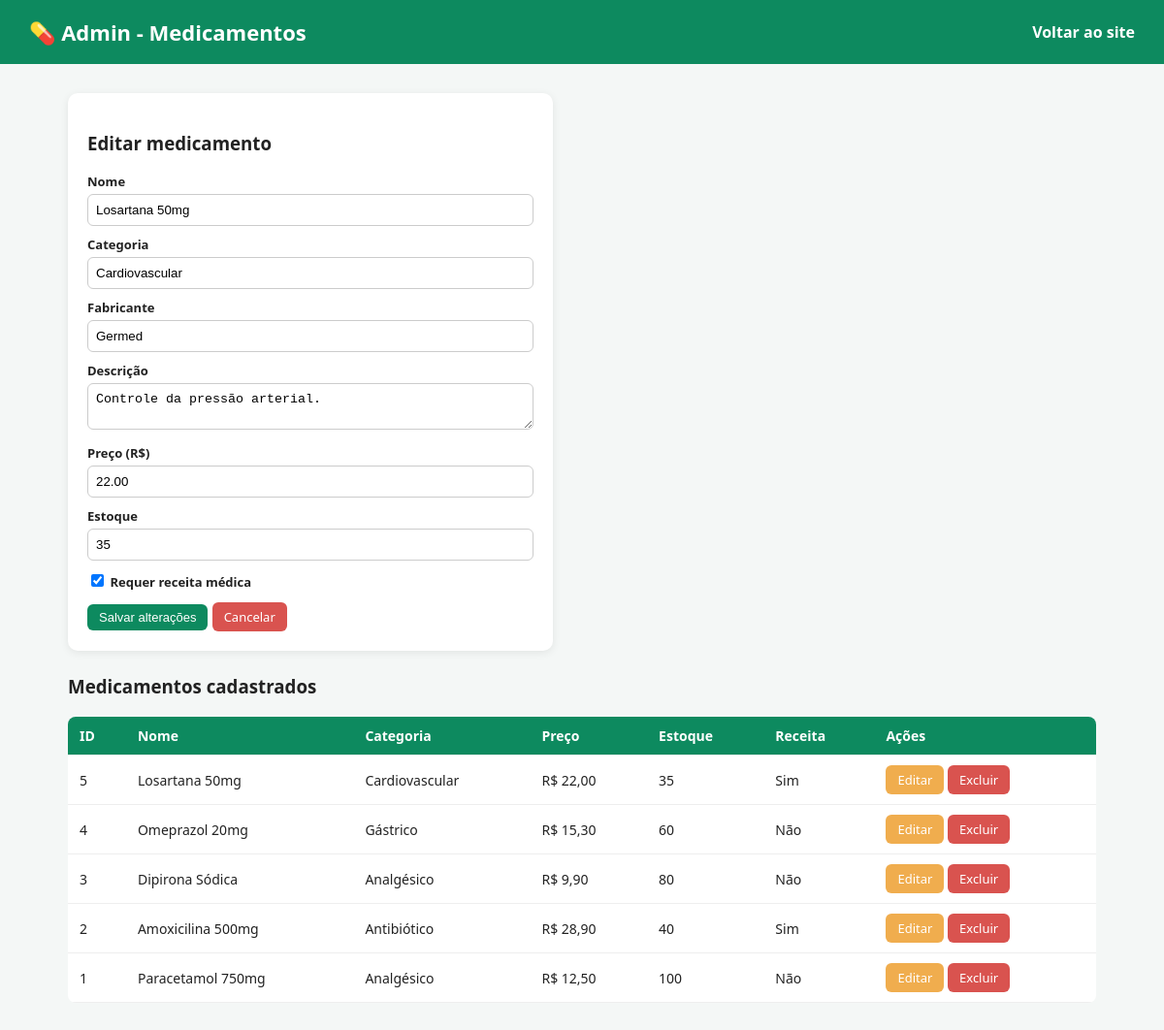
The page /crud_medicamentos.php?editar=5 on the database its author committed.
### tables this page shows
CREATE TABLE IF NOT EXISTS medicamentos (
    id INT AUTO_INCREMENT PRIMARY KEY,
    nome VARCHAR(150) NOT NULL,
    categoria VARCHAR(80) NOT NULL,
    fabricante VARCHAR(120) NOT NULL,
    descricao TEXT,
    preco DECIMAL(10,2) NOT NULL,
    estoque INT NOT NULL DEFAULT 0,
    precisa_receita TINYINT(1) NOT NULL DEFAULT 0,
    imagem VARCHAR(255) DEFAULT 'sem-imagem.png',
    criado_em TIMESTAMP DEFAULT CURRENT_TIMESTAMP
);

### crud_medicamentos.php (the view, shortened to what this page needs)
<?php
require_once "config.php";
$editando = null;
if (isset($_GET['editar'])) {
    $stmt = $pdo->prepare("SELECT * FROM medicamentos WHERE id=?");
    $stmt->execute([(int)$_GET['editar']]);
    $editando = $stmt->fetch(PDO::FETCH_ASSOC);
}
$lista = $pdo->query("SELECT * FROM medicamentos ORDER BY id DESC")->fetchAll(PDO::FETCH_ASSOC);
?>
<!DOCTYPE html>
<html lang="pt-br">
<head><meta charset="UTF-8"><title>CRUD Medicamentos</title><link rel="stylesheet" href="css/style.css"></head>
<body>
<header><h1>💊 Admin - Medicamentos</h1><nav><a href="index.php">Voltar ao site</a></nav></header>
<div class="container">
    <form class="form-box" method="post">
        <h3><?= $editando ? 'Editar medicamento' : 'Novo medicamento' ?></h3>
        <label>Nome</label>
        <input type="text" name="nome" required value="<?= htmlspecialchars($editando['nome'] ?? '') ?>">
        <label>Categoria</label>
        <input type="text" name="categoria" required value="<?= htmlspecialchars($editando['categoria'] ?? '') ?>">
        <label>Fabricante</label>
        <input type="text" name="fabricante" required value="<?= htmlspecialchars($editando['fabricante'] ?? '') ?>">
        <label>Descrição</label>
        <textarea name="descricao"><?= htmlspecialchars($editando['descricao'] ?? '') ?></textarea>
        <label>Preço (R$)</label>
        <input type="text" name="preco" required value="<?= htmlspecialchars($editando['preco'] ?? '') ?>">
        <label>Estoque</label>
        <input type="number" name="estoque" required value="<?= htmlspecialchars($editando['estoque'] ?? 0) ?>">
        <label><input type="checkbox" name="precisa_receita" style="width:auto; display:inline;" <?= (!empty($editando['precisa_receita'])) ? 'checked' : '' ?>> Requer receita médica</label>
        <button class="btn btn-add" type="submit" style="margin-top:14px;"><?= $editando ? 'Salvar alterações' : 'Cadastrar' ?></button>
        <?php if ($editando): ?><a href="crud_medicamentos.php" class="btn btn-del">Cancelar</a><?php endif; ?>
    </form>
    <h3>Medicamentos cadastrados</h3>
    <table>
        <tr><th>ID</th><th>Nome</th><th>Categoria</th><th>Preço</th><th>Estoque</th><th>Receita</th><th>Ações</th></tr>
        <?php foreach ($lista as $m): ?>
        <tr>
            <td><?= $m['id'] ?></td>
            <td><?= htmlspecialchars($m['nome']) ?></td>
            <td><?= htmlspecialchars($m['categoria']) ?></td>
            <td>R$ <?= number_format($m['preco'],2,',','.') ?></td>
            <td><?= $m['estoque'] ?></td>
            <td><?= $m['precisa_receita'] ? 'Sim' : 'Não' ?></td>
            <td>
                <a class="btn btn-edit" href="?editar=<?= $m['id'] ?>">Editar</a>
                <a class="btn btn-del" href="?excluir=<?= $m['id'] ?>" onclick="return confirm('Excluir este medicamento?');">Excluir</a>
            </td>
        </tr>
        <?php endforeach; ?>
    </table>
</div>
</body>
</html>

### style.css (style rules this page uses)
* { box-sizing: border-box; }
body { font-family: 'Segoe UI', Arial, sans-serif; margin: 0; background: #f4f7f6; color: #222; }
header { background: #0d8a5f; color: #fff; padding: 18px 30px; display: flex; justify-content: space-between; align-items: center; }
header h1 { margin: 0; font-size: 22px; }
nav a { color: #fff; margin-left: 18px; text-decoration: none; font-weight: 600; }
.container { max-width: 1100px; margin: 30px auto; padding: 0 20px; }
table { width: 100%; border-collapse: collapse; background: #fff; border-radius: 8px; overflow: hidden; }
table th, table td { padding: 10px 12px; border-bottom: 1px solid #eee; text-align: left; font-size: 14px; }
table th { background: #0d8a5f; color: #fff; }
.btn { display: inline-block; padding: 6px 12px; border-radius: 6px; font-size: 13px; text-decoration: none; color: #fff; border: none; cursor: pointer; }
.btn-add { background: #0d8a5f; }
.btn-edit { background: #f0ad4e; }
.btn-del { background: #d9534f; }
form.form-box { background: #fff; padding: 20px; border-radius: 10px; max-width: 500px; margin-bottom: 24px; box-shadow: 0 2px 8px rgba(0,0,0,0.08); }
form.form-box label { display: block; margin-top: 10px; font-size: 13px; font-weight: 600; }
form.form-box input, form.form-box select, form.form-box textarea { width: 100%; padding: 8px; margin-top: 4px; border: 1px solid #ccc; border-radius: 6px; }

### rows shown on the page
medicamentos: nome "Losartana 50mg", categoria "Cardiovascular", fabricante "Germed", descricao "Controle da pressão arterial.", preco "22.00", estoque "35", precisa_receita "☑", id "5", preco "22,00", shows "Sim"
medicamentos: id "4", nome "Omeprazol 20mg", categoria "Gástrico", preco "15,30", estoque "60", precisa_receita "Não"
medicamentos: id "3", nome "Dipirona Sódica", categoria "Analgésico", preco "9,90", estoque "80", precisa_receita "Não"
medicamentos: id "2", nome "Amoxicilina 500mg", categoria "Antibiótico", preco "28,90", estoque "40", precisa_receita "Sim"
medicamentos: id "1", nome "Paracetamol 750mg", categoria "Analgésico", preco "12,50", estoque "100", precisa_receita "Não"
